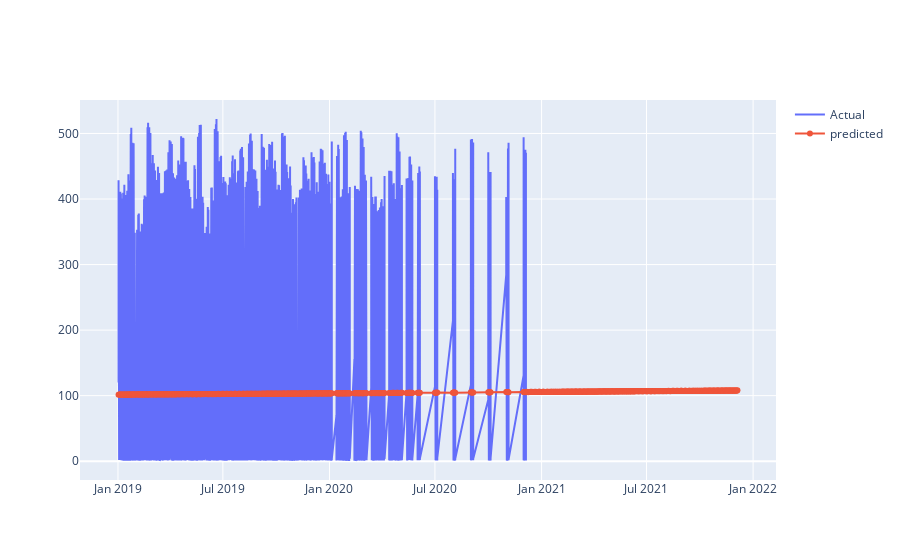

Notebook code cell kept with this figure:
### Code cell
fig = go.Figure([go.Scatter(x=df['ds'], y=df['y'],mode='lines',
                    name='Actual')])
#You can add traces using an Express plot by using add_trace
fig.add_trace(go.Scatter(x=prediction['ds'], y=prediction['yhat'],
                   mode='lines+markers',
                    name='predicted'))
#To display a figure using the renderers framework, you call the .show() method on a graph object figure, or pass the figure to the plotly.io.show function. 
#With either approach, plotly.py will display the figure using the current default renderer(s).
fig.show()

### Figure 1 — Plotly figure (JSON) as saved in the notebook; plotly's stock layout.template omitted (floating-point values rounded to 4 significant figures; data arrays with more than 128 entries replaced by an {"elided": "..."} marker saying what was removed)
{"data": [{"mode": "lines", "name": "Actual", "type": "scatter", "x": {"elided": "16599 str values"}, "y": {"elided": "16599 float values"}}, {"mode": "lines+markers", "name": "predicted", "type": "scatter", "x": {"elided": "863 str values"}, "y": {"elided": "863 float values"}}], "layout": {}}
